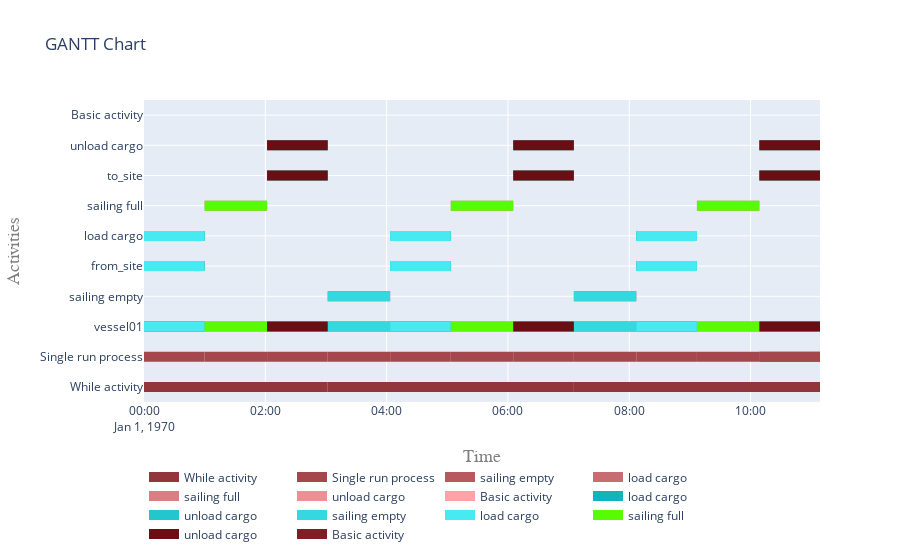

The cell this chart's notebook holds for it:
### Markdown cell above
##### 5.2 Visualise gantt charts

### Code cell
objects = [while_activity, sequential_activity, vessel01, from_site, to_site]
objects.extend(sub_processes)
plot.get_gantt_chart(objects)
